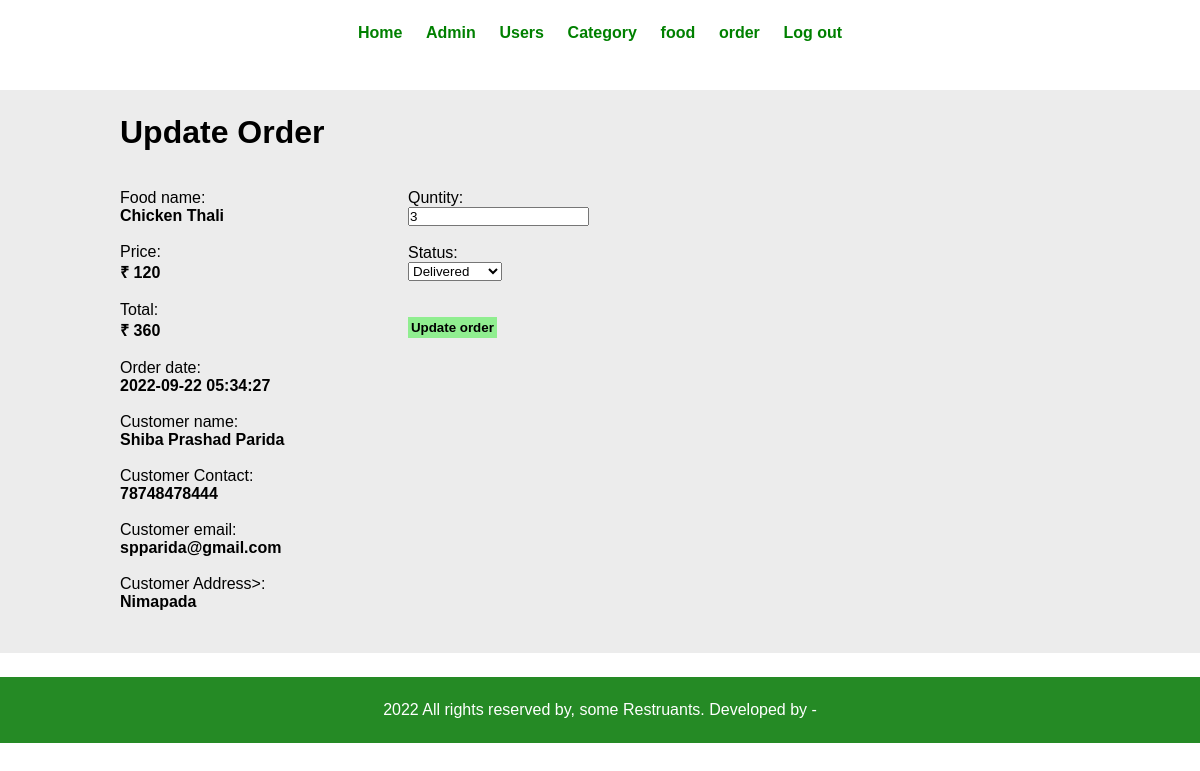
Screenshot of /admin/update-order.php?id=9 (signed in) with the database file from the repository.
### tables this page shows
CREATE TABLE `tbl_order` (
  `id` int(10) UNSIGNED NOT NULL,
  `food_title` varchar(150) NOT NULL,
  `price` decimal(10,0) NOT NULL,
  `qty` int(11) NOT NULL,
  `total` decimal(10,0) NOT NULL,
  `order_date` datetime NOT NULL,
  `status` varchar(50) NOT NULL,
  `c_name` varchar(155) NOT NULL,
  `c_contact` varchar(50) NOT NULL,
  `c_email` varchar(50) NOT NULL,
  `c_address` varchar(255) NOT NULL,
  `user_id` int(11) NOT NULL
);

### admin/update-order.php (the view, shortened to what this page needs)
<?php include('partials/menu.php') ?>
<?php
if(isset($_GET['id'])){
 $id = $_GET['id'];
}
 $sql = "SELECT * FROM tbl_order WHERE id = $id";
  $res= mysqli_query($conn, $sql);
 if($res){
     $count = mysqli_num_rows($res);
    if($count == 1){
        $row = mysqli_fetch_assoc($res);
        $food_title = $row['food_title'];
        $price = $row['price'];
         $qty = $row['qty'];
         $total = $row['total'];
         $order_date = $row['order_date'];
        $status = $row['status'];
        $c_name = $row['c_name'];
        $c_contact = $row['c_contact'];
        $c_email = $row['c_email'];
        $c_address = $row['c_address'];
    }
    else{
        header("location:".SITEURL."/admin/manage-order.php");
    }
 }
 ?>
<div class= "main-content">
 <div class="wrapper">
    <h1> Update Order </h1>
    <form action="" method="POST">
        <div class="float-form">
        Food name: <br>
       <b> <?php echo $food_title; ?> </b> <br> <br>
        Price: <br>
        <b>₹ <?php echo $price; ?> </b><br> <br>
        Total: <br>
       <b> ₹ <?php echo $total; ?> </b> <br> <br>
        Order date: <br>
        <b><?php echo $order_date; ?></b> <br> <br>
        Customer name: <br>
        <b><?php echo $c_name; ?></b> <br> <br>
        Customer Contact: <br>
        <b><?php echo $c_contact; ?></b> <br> <br>
       Customer email: <br>
       <b> <?php echo $c_email; ?></b> <br> <br>
       Customer Address>: <br>
        <b><?php echo $c_address; ?></b> <br> <br>
        </div>
        <div class="float-form">
        Quntity: <br>
        <input type="number" name="qty" value="<?php echo $qty; ?>"> <br> <br>
        Status: <br>
        <select name="status" id="">
            <option <?php if($status == "delivered"){echo 'selected';} ?>
            value="delivered">Delivered</option>
        </select>
        <br> <br> <br>
        <input type="submit" name="submit" value="Update order"
            class="btn-secondary ">
        </div>
    </form>
    </div>
</div>
<?php include('partials/footer.php') ?>

### CSS/admin.css (style rules this page uses)
* { margin: 0; padding: 0; font-family: Arial, Helvetica, sans-serif; }
.wrapper { width: 80%; padding: 2%; margin: 0 auto; }
.btn-secondary { background-color: lightgreen; font-weight: bold; padding: 1%; color: black; border-style: none; }
.float-form { width: 30%; float: left; }
.main-content { margin: 2% 0; background-color: #ececec; }
.main-content h1 { margin-bottom: 4%; }

### rows the page displays
tbl_order: food_title "Chicken Thali", price "120", total "360", order_date "2022-09-22 05:34:27", c_name "Shiba Prashad Parida", c_contact "78748478444", c_email "spparida@gmail.com", c_address "Nimapada", qty "3", status "Delivered"
